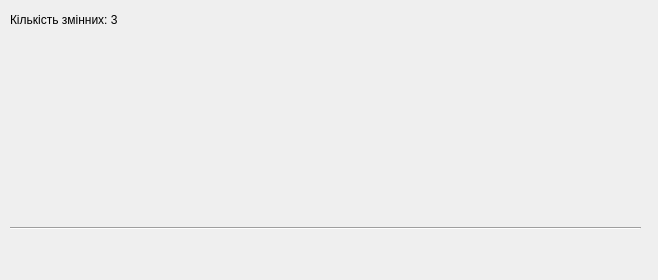
<?xml version="1.0" encoding="UTF-8"?>
<ui version="4.0">
 <class>UISedelsResult</class>
 <widget class="QMainWindow" name="UISedelsResult">
  <property name="geometry">
   <rect>
    <x>0</x>
    <y>0</y>
    <width>658</width>
    <height>280</height>
   </rect>
  </property>
  <property name="minimumSize">
   <size>
    <width>658</width>
    <height>280</height>
   </size>
  </property>
  <property name="maximumSize">
   <size>
    <width>658</width>
    <height>280</height>
   </size>
  </property>
  <property name="windowTitle">
   <string>Результати розв'язку СЛАУ</string>
  </property>
  <widget class="QWidget" name="centralwidget">
   <widget class="QLabel" name="lblVarsAmount">
    <property name="geometry">
     <rect>
      <x>10</x>
      <y>10</y>
      <width>141</width>
      <height>20</height>
     </rect>
    </property>
    <property name="text">
     <string>Кількість змінних: 3</string>
    </property>
   </widget>
   <widget class="QWidget" name="verticalLayoutWidget">
    <property name="geometry">
     <rect>
      <x>10</x>
      <y>40</y>
      <width>631</width>
      <height>171</height>
     </rect>
    </property>
    <layout class="QVBoxLayout" name="funcsList" stretch="0,0">
     <item>
      <widget class="QLabel" name="stub1">
       <property name="text">
        <string/>
       </property>
      </widget>
     </item>
     <item>
      <widget class="QLabel" name="stub2">
       <property name="text">
        <string/>
       </property>
      </widget>
     </item>
    </layout>
   </widget>
   <widget class="QLabel" name="lblResult">
    <property name="geometry">
     <rect>
      <x>10</x>
      <y>230</y>
      <width>631</width>
      <height>20</height>
     </rect>
    </property>
    <property name="text">
     <string/>
    </property>
   </widget>
   <widget class="Line" name="line">
    <property name="geometry">
     <rect>
      <x>10</x>
      <y>220</y>
      <width>631</width>
      <height>16</height>
     </rect>
    </property>
    <property name="orientation">
     <enum>Qt::Horizontal</enum>
    </property>
   </widget>
  </widget>
 </widget>
 <resources/>
 <connections/>
</ui>
